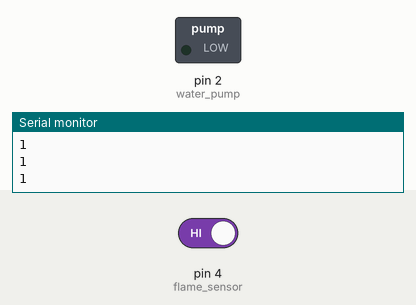
Simulated run of this sketch. Board: Arduino Uno, built with avr-gcc and run on an emulated ATmega328P. Parts: switched loads named in the sketch (green lamp = pin HIGH), the last lines printed to the serial monitor. The test bench sets the inputs (shaded band); at power-on: pin 4 (flame_sensor) HIGH.

Above: at 1.2 s.
1.3 s: pin 4 (flame_sensor) driven LOW
At 2.0 s:
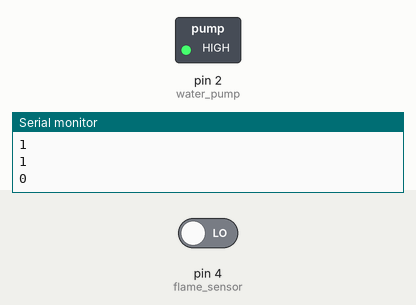
Timing chart, 0 to 4.3 s (numbered marks = the images above; inputs shaded):
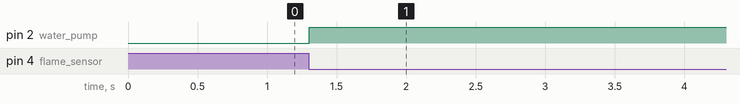

Measured:
- after the input at 1.3 s, pin 2 (water_pump): LOW → HIGH at once

The sketch:

waterpump_arduino_fame_timer.ino
```cpp
#define water_pump 2                                      // 2번 핀을 water_pump라고 지정
#define flame_sensor 4                                    // 4번 핀을 flame_sensor라고 지정

boolean on_off = LOW, flame = HIGH;
int second = 0;

void setup() {
  Serial.begin(9600);
  pinMode(water_pump,OUTPUT);                             // 워터펌프(2번)핀을 출력핀으로 지정
  pinMode(flame_sensor,INPUT);                            // 불꽃센서(4번)핀을 입력핀으로 지정
}

void loop() {
  on_off = digitalRead(water_pump);                       // on_off 변수에 워터펌프 동작 상태를 받아옵니다.

  if(on_off == LOW){                                      // 워터펌프가 동작 중이지 않을 때,
    flame = digitalRead(flame_sensor);                    // flame 변수에 불꽃 감지 센서의 값을 받아옵니다.
    Serial.println(flame);

    if(flame == LOW){                                     // 불꽃이 감지되었을 경우, 워터펌프 동작
      digitalWrite(water_pump,HIGH);
    }else {                                               // 불꽃이 감지되지 않을 경우, 워터펌프 중지
      digitalWrite(water_pump,LOW);
    }
  }else if(on_off == HIGH){                               // 워터펌프가 동작 중일 때,
    second++;                                             // 1초씩 카운트
    delay(1000);
    Serial.println(second);
    if(second >= 60){                                     // 1분이 카운트 되었을 때,
      digitalWrite(water_pump,LOW);                       // 워터펌프 동작 중지
      second = 0;                                         // 카운트한 초값 초기화
    }
  }

  delay(100);
}
```
